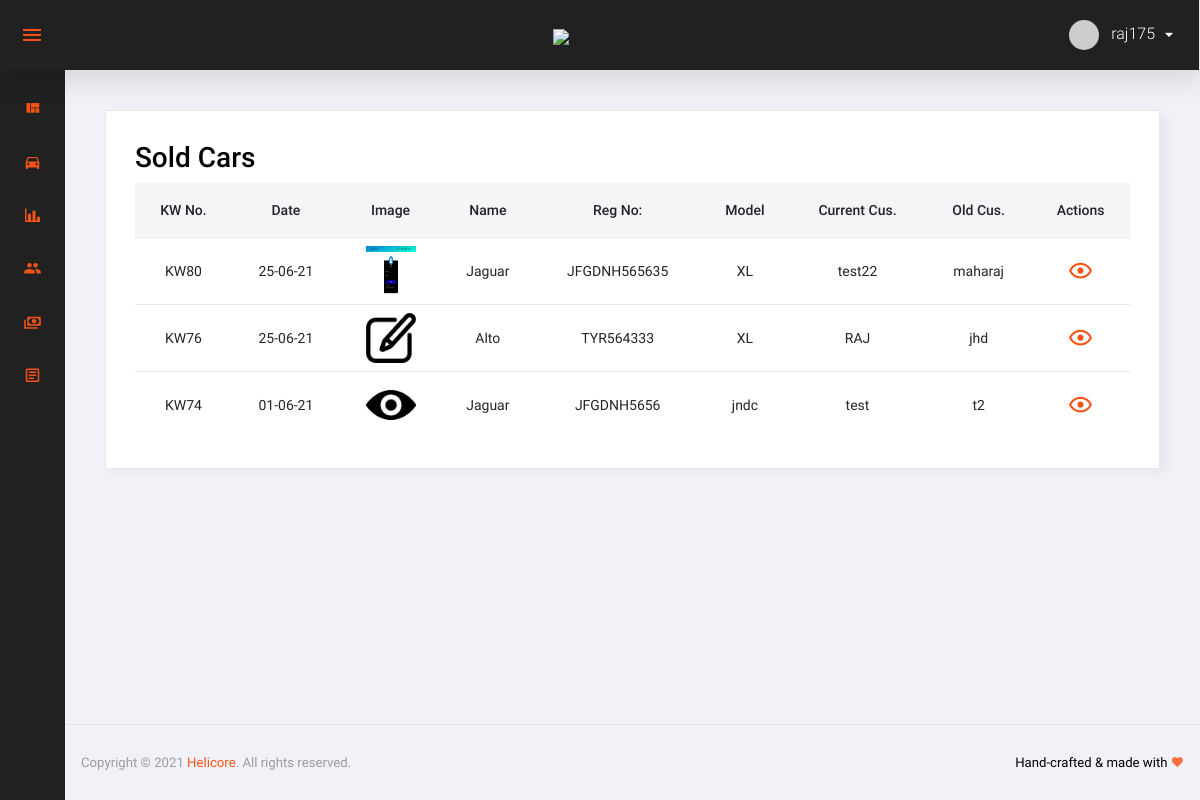
The app's page /sold_cars/ (signed in) with its own data.
### app/models.py (models this page shows, shortened)
class SoldCarsMaster(models.Model):
    SoldID = models.AutoField(primary_key=True)
    CarName = models.CharField(max_length=255, null=False)
    OldCust = models.CharField(max_length=255, null=False)
    CurrentCust = models.CharField(max_length=255, null=False, default='NULL')
    CarModel = models.CharField(max_length=255, null=False)
    Mfg = models.DateField(null=True, blank=True)
    BuyPrice = models.IntegerField(null=False)
    SellPrice = models.IntegerField(null=False)
    CarImage = models.ImageField(max_length=255, default='NULL')
    KWNo = models.CharField(max_length=255, null=False, default='KW01')
    RegNo = models.CharField(max_length=255, null=False, default='KW01')
    Milage = models.IntegerField(null=False, default='KW01')
    Engine = models.CharField(max_length=255, null=False, default='KW01')
    Amount = models.IntegerField(default='NULL')
    Total_Expenses = models.IntegerField(null=True, default='NULL')
    Buy_EXP = models.IntegerField(null=True, default='NULL')
    Profit = models.IntegerField(null=True, default='NULL')
    Date = models.DateField(null=True, blank=True)
    CreatedAt = models.DateTimeField(auto_now_add=True)
    ModifiedAt = models.DateTimeField(auto_now=True)
    IsActive = models.BooleanField(default=0)
    IsDelete = models.BooleanField(default=0)

### app/views.py (the view)
# urls.py: path('sold_cars/', views.sold_cars, name='sold_cars'),
def sold_cars(request):
    if 'login' in request.session:
        context = {}
        user = request.session['user_name']
        context['user'] = user
        sold_cars = SoldCarsMaster.objects.all()
        context['sold_cars'] = sold_cars
        return render(request, 'sold-cars.html', context)
    else:
        return redirect('admin_login')

### app/templates/sold-cars.html (shortened to what this page needs)
<!DOCTYPE html>
<html lang="en">
  <head>
    {% load static %}
    <link rel="stylesheet" href="../static/app/assets/mdi/css/materialdesignicons.min.css">
    <link rel="stylesheet" href="../static/app/assets/css/vendor.bundle.base.css">
    <link rel="stylesheet" href="../static/app/assets/datatables.net-bs4/dataTables.bootstrap4.css">
    <link rel="stylesheet" href="../static/app/assets/css/vertical-layout-light/style.css">
  </head>
  <body class="sidebar-icon-only">
    <div class="container-scroller">
      <nav class="navbar col-lg-12 col-12 p-0 fixed-top d-flex flex-row">
        <div class="navbar-menu-wrapper d-flex align-items-stretch justify-content-between">
          <ul class="navbar-nav mr-lg-2 d-none d-lg-flex">
            <li class="nav-item nav-toggler-item">
              <button class="navbar-toggler align-self-center" type="button" data-toggle="minimize">
                <span class="mdi mdi-menu"></span>
              </button>
            </li>
          </ul>
          <div class="text-center navbar-brand-wrapper d-flex align-items-center justify-content-center">
            <a class="navbar-brand brand-logo" href="index.html"><img src="../static/app/assets/img/logo.png"></a>
          </div>
          <ul class="navbar-nav navbar-nav-right">
            <li class="nav-item nav-profile dropdown">
              <a class="nav-link dropdown-toggle" href="#" data-toggle="dropdown" id="profileDropdown">
                <img src="https://via.placeholder.com/30x30" alt="profile"/>
                <span class="nav-profile-name">{{ user }}</span>
              </a>
            </li>
          </ul>
        </div>
      </nav>
      <div class="container-fluid page-body-wrapper">
        <nav class="sidebar sidebar-offcanvas" id="sidebar">
          <ul class="nav">
            <li class="nav-item">
              <a class="nav-link" href="{% url 'index' %}">
                <i class="mdi mdi-view-quilt menu-icon"></i>
              </a>
            </li>
            <li class="nav-item">
              <a class="nav-link" href="{% url 'car_list' %}">
                <i class="mdi mdi-car menu-icon"></i>
              </a>
            </li>
            <li class="nav-item">
              <a class="nav-link"  href="{% url 'lead_list' %}">
                <i class="mdi mdi-chart-bar menu-icon"></i>
              </a>
            </li>
            <li class="nav-item">
              <a class="nav-link" href="{% url 'cust_list' %}">
                <i class="mdi mdi-account-multiple menu-icon"></i>
              </a>
            </li>
            <li class="nav-item">
              <a class="nav-link" href="{% url 'sold_cars' %}">
              <i class="mdi mdi-cash-multiple menu-icon"></i>
              </a>
            </li>
            <li class="nav-item">
              <a class="nav-link" href="{% url 'all_rep' %}">
              <i class="mdi mdi-file-document-box-outline menu-icon"></i>
              </a>
            </li>
          </ul>
        </nav>
        <div class="main-panel">
          <div class="content-wrapper">
            <div class="card">
              <div class="card-body">
                <div class="row">
                  <div class="col-12">
                    <div class="row">
                        <div class="col float-left">
                          <h2>Sold Cars</h2>
                        </div>
                      </div>
                  </div>
                </div>
                <div class="row">
                  <div class="col-12">
                    <div class="table-responsive">
                      <table class="table text-center">
                        <thead>
                          <tr>
                              <th>KW No.</th>
                              <th>Date</th>
                              <th>Image</th>
                              <th>Name</th>
                              <th>Reg No:</th>
                              <th>Model</th>
                              <th>Current Cus.</th>
                              <th>Old Cus.</th>
                              <th>Actions</th>
                          </tr>
                        </thead>
                        <tbody>
                          {% for x in sold_cars reversed %}
                          <tr>
                              <td>{{ x.KWNo }}</td>
                              <td>{{ x.Date }}</td>
                              <td class="py-1"><img src="../media/{{ x.CarImage }}" alt="img"></td>
                              <td>{{ x.CarName }}</td>
                              <td>{{ x.RegNo }}</td>
                              <td>{{ x.CarModel }}</td>
                              <td>{{ x.CurrentCust }}</td>
                              <td>{{ x.OldCust }}</td>
                              <td><a class="view-btn" href="{% url 'sold_view' x.SoldID %}"><i class="mdi mdi-eye-outline"></i></a></td>
                          </tr>
                          {% endfor %}
                        </tbody>
                      </table>
                    </div>
                  </div>
                </div>
              </div>
            </div>
          </div>
          <footer class="footer">
            <div class="d-sm-flex justify-content-center justify-content-sm-between">
              <span class="text-muted text-center text-sm-left d-block d-sm-inline-block">Copyright © 2021 <a href="https://www.helicoreinfo.com/" target="_blank">Helicore</a>. All rights reserved.</span>
              <span class="float-none float-sm-right d-block mt-1 mt-sm-0 text-center">Hand-crafted & made with <i class="mdi mdi-heart text-danger"></i></span>
            </div>
          </footer>
        </div>
      </div>
    </div>
  </body>
</html>

### records on screen
SoldCarsMaster: KWNo "KW80", Date "25-06-21", CarImage (picture), CarName "Jaguar", RegNo "JFGDNH565635", CarModel "XL", CurrentCust "test22", OldCust "maharaj"
SoldCarsMaster: KWNo "KW76", Date "25-06-21", CarImage (picture), CarName "Alto", RegNo "TYR564333", CarModel "XL", CurrentCust "RAJ", OldCust "jhd"
SoldCarsMaster: KWNo "KW74", Date "01-06-21", CarImage (picture), CarName "Jaguar", RegNo "JFGDNH5656", CarModel "jndc", CurrentCust "test", OldCust "t2"

### other values on screen
{{ user }} "raj175"
